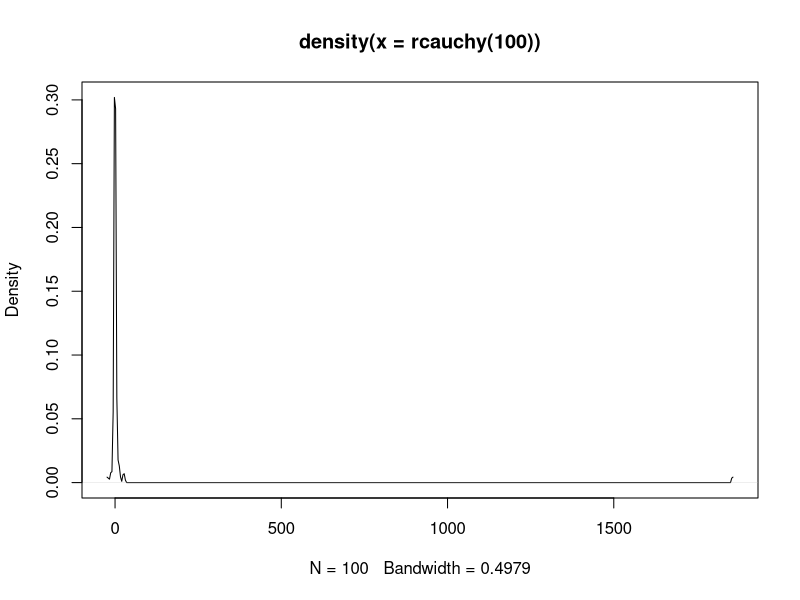
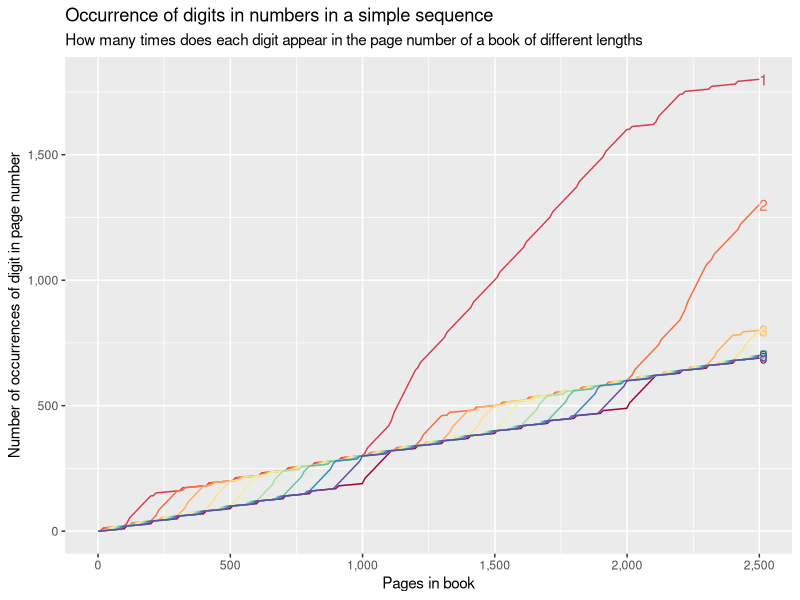
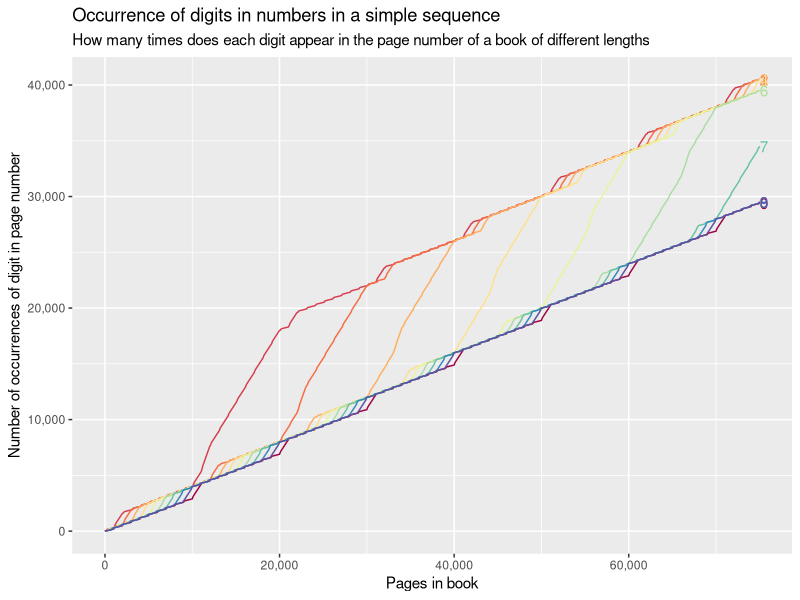
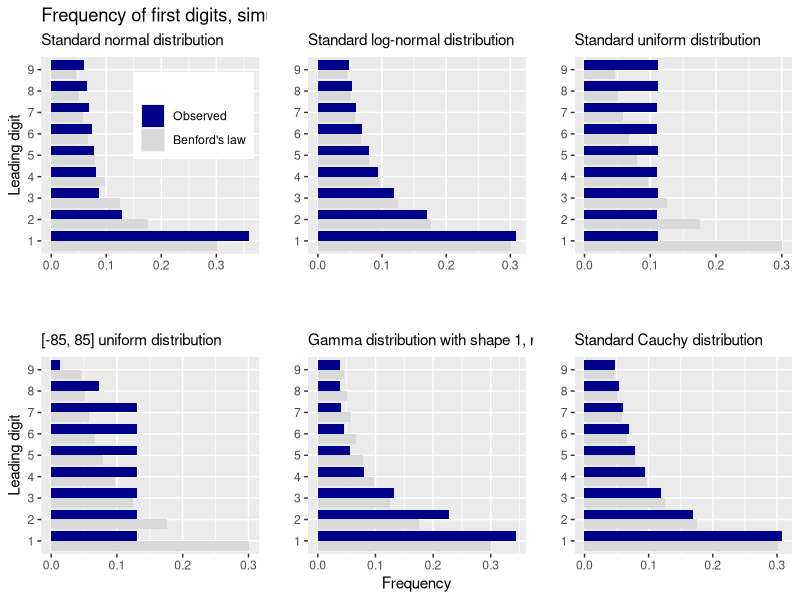
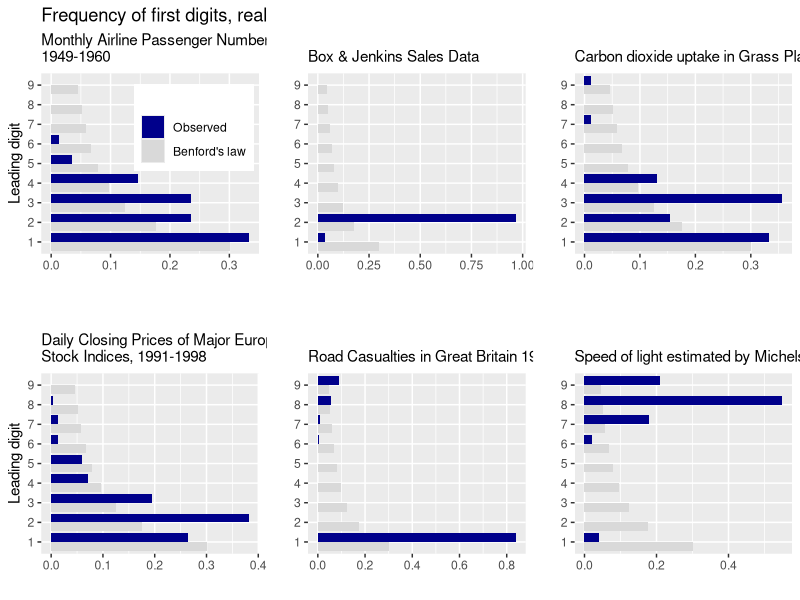
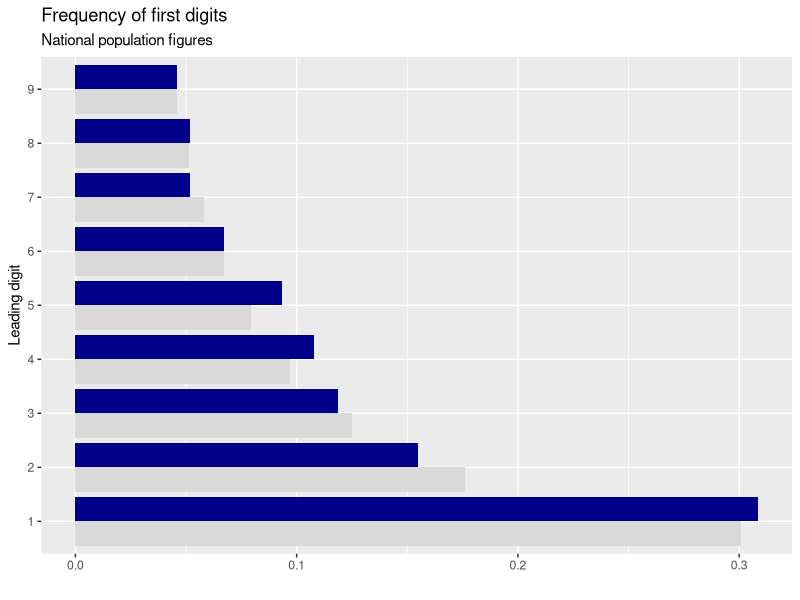

Generate these figures, in order, with R: (Note: this script raises an error after producing the figures.)

#====================counting digits in page numbers===============
# one-liner:
length(stringr::str_extract_all(paste(1:2000, collapse = ""), pattern = "1", simplify = TRUE))

# more considered approach
library(tidyverse)
library(scales)
library(testthat)
library(stringr)
library(gridExtra)

count_digits <- function(data, page_number){
  length(stringr::str_extract_all(paste(data, collapse = ""), 
                                  pattern = as.character(page_number), simplify = TRUE))
}

expect_equal(sum(Vectorize(count_digits)(data = 1:2000, page_number = 1)), 1600)

#------------2500-------------
d <- expand.grid(n = 1:2500, digit = 0:9) 
d$freq <- apply(d, 1, function(x){count_digits(x[1], x[2])})

d <- d %>%
  group_by(digit) %>%
  mutate(cum_freq = cumsum(freq))


p <- d %>%
  ggplot(aes(x = n, y = cum_freq, colour = as.factor(digit))) +
  geom_line() +
  geom_text(data = filter(d, n == max(n)), aes(label = digit), hjust = 0) +
  theme(legend.position = "none") +
  scale_x_continuous("Pages in book", label = comma) +
  scale_y_continuous("Number of occurrences of digit in page number", label = comma) +
  scale_colour_brewer(palette = "Spectral") +
  ggtitle("Occurrence of digits in numbers in a simple sequence",
          "How many times does each digit appear in the page number of a book of different lengths")

CairoSVG("../img/0140-2500-results.svg", 8, 5)
print(p)
dev.off()

#------------75000-------------
d <- expand.grid(n = 1:75000, digit = 0:9) 
d$freq <- apply(d, 1, function(x){count_digits(x[1], x[2])})

d <- d %>%
  group_by(digit) %>%
  mutate(cum_freq = cumsum(freq))


plot(density(rcauchy(100)))

p <- d %>%
  ggplot(aes(x = n, y = cum_freq, colour = as.factor(digit))) +
  geom_line() +
  geom_text(data = filter(d, n == max(n)), aes(label = digit), hjust = 0) +
  theme(legend.position = "none") +
  scale_x_continuous("Pages in book", label = comma) +
  scale_y_continuous("Number of occurrences of digit in page number", label = comma) +
  scale_colour_brewer(palette = "Spectral") +
  ggtitle("Occurrence of digits in numbers in a simple sequence",
          "How many times does each digit appear in the page number of a book of different lengths")

CairoPNG("../img/0140-75000-results.png", 8 * 600, 5 * 600, res = 600)
print(p)
dev.off()

#================Benford's 'law'============

#-----------set up---------------
#' Function to draw a chart of frequency of first digits and compare to that predicted by Benford's 'law'
#' 
#' @param x a univariate numeric vector
#' @param desc description of x to use as subtitle 
#' Other parameters are self-explanatory
#' 
#' See https://en.wikipedia.org/wiki/Benford%27s_law
count_first_digit <- function(x, desc, main_title = "Frequency of first digits", 
                              seed = 123, legend.position = "none", 
                              bottom_lab = "", left_lab = "Leading digit"){
  set.seed(seed)
  # Extract the first digit from 1 to 9
  y <- as.character(x)
  y <- str_extract(y, "[1-9]")
  
  refs <- data_frame(
    digit = 1:9,
    `Benford's law` = log10(1  + (1/1:9))
  )
  
  z <- table(y)
  p <- data_frame(digit = as.numeric(names(z)),
             freq = as.numeric(z)) %>%
    mutate(freq = freq / sum(freq)) %>%
    rename(`Observed` = freq) %>%
    right_join(refs, by = "digit") %>%
    gather(variable, value, -digit)  %>%
    ggplot(aes(x = as.ordered(digit), y = value, fill = variable)) +
    geom_col(position = "dodge") +
    coord_flip() +
    scale_fill_manual("", values = c("grey85", "darkblue"),
                      guide = guide_legend(reverse = TRUE)) +
    ggtitle(main_title,
            desc) +
    labs(x = left_lab, y = bottom_lab) +
    theme(legend.position = legend.position)

  return(p)    

}

#---------------with simulated distributions---------------------
n <- 1000000
p1 <- count_first_digit(rnorm(n), "Standard normal distribution", legend.position = c(0.7, 0.7),
                        main_title = "Frequency of first digits, simulated")
p2 <- count_first_digit(exp(rnorm(n)), "Standard log-normal distribution", "", left_lab = "")
p3 <- count_first_digit(runif(n, 0, 1), "Standard uniform distribution", "", left_lab = "")
p4 <- count_first_digit(runif(n, -85, 85), "[-85, 85] uniform distribution", "")
p5 <- count_first_digit(rgamma(n, 2), "Gamma distribution with shape 1, rate 1", "", 
                        bottom_lab = "Frequency", left_lab = "")
p6 <- count_first_digit(rcauchy(n), "Standard Cauchy distribution", "", left_lab = "")

CairoSVG("../img/0140-benford-sim.svg", 10.5, 6)
grid.arrange(p1, p2, p3, p4, p5, p6, ncol = 3)
dev.off()

#--------with some real datasets----------
p1 <- count_first_digit(AirPassengers, "Monthly Airline Passenger Numbers\n1949-1960", 
                        main_title = "Frequency of first digits, real data",
                        legend.position = c(0.7, 0.7))

p2 <- count_first_digit(BJsales, "\nBox & Jenkins Sales Data", "", left_lab = "")

p3 <- count_first_digit(CO2$uptake, "\nCarbon dioxide uptake in Grass Plants", "", left_lab = "")

p4 <- count_first_digit(EuStockMarkets, "Daily Closing Prices of Major European\nStock Indices, 1991-1998", 
                        "")

p5 <- count_first_digit(Seatbelts[ , "DriversKilled"], "\nRoad Casualties in Great Britain 1969-84", 
                        "", left_lab = "")

p6 <- count_first_digit(morley[, "Speed"], "\nSpeed of light estimated by Michelson", "", left_lab = "")

CairoSVG("../img/0140-benford-real.svg", 10.5, 6)
grid.arrange(p1, p2, p3, p4, p5, p6, ncol = 3)
dev.off()

CairoSVG("../img/0140-benford-population.svg", 8, 4)
count_first_digit(population$population, "National population figures")
dev.off()

convert_pngs("0140")
